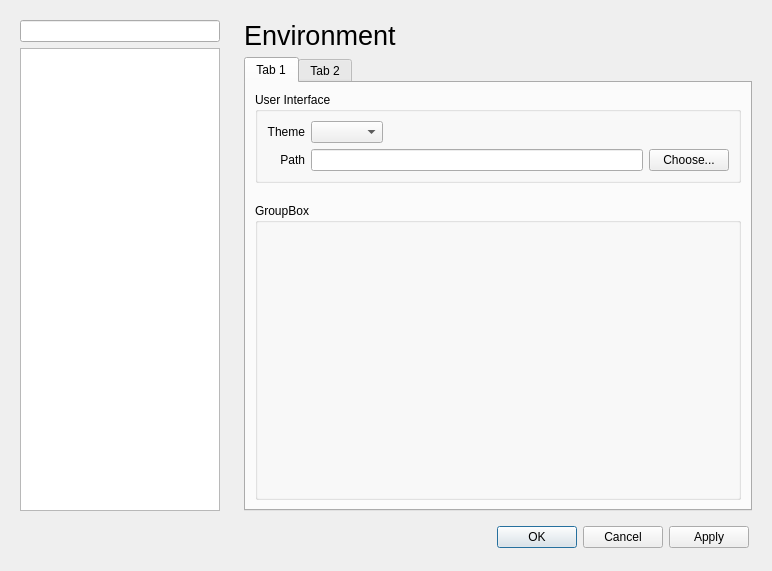
<?xml version="1.0" encoding="UTF-8"?>
<ui version="4.0">
 <class>PreferencesDialog</class>
 <widget class="QDialog" name="PreferencesDialog">
  <property name="geometry">
   <rect>
    <x>0</x>
    <y>0</y>
    <width>772</width>
    <height>571</height>
   </rect>
  </property>
  <property name="sizePolicy">
   <sizepolicy hsizetype="Preferred" vsizetype="Preferred">
    <horstretch>0</horstretch>
    <verstretch>0</verstretch>
   </sizepolicy>
  </property>
  <property name="windowTitle">
   <string>Preferences</string>
  </property>
  <layout class="QVBoxLayout" name="verticalLayout_9">
   <item>
    <layout class="QHBoxLayout" name="horizontalLayout">
     <item>
      <widget class="QWidget" name="widget" native="true">
       <property name="sizePolicy">
        <sizepolicy hsizetype="Fixed" vsizetype="Preferred">
         <horstretch>0</horstretch>
         <verstretch>0</verstretch>
        </sizepolicy>
       </property>
       <layout class="QVBoxLayout" name="verticalLayout">
        <item>
         <widget class="QLineEdit" name="filter"/>
        </item>
        <item>
         <widget class="QListView" name="settingList">
          <property name="sizePolicy">
           <sizepolicy hsizetype="Fixed" vsizetype="Expanding">
            <horstretch>0</horstretch>
            <verstretch>0</verstretch>
           </sizepolicy>
          </property>
          <property name="minimumSize">
           <size>
            <width>0</width>
            <height>0</height>
           </size>
          </property>
          <property name="maximumSize">
           <size>
            <width>200</width>
            <height>16777215</height>
           </size>
          </property>
          <property name="font">
           <font>
            <pointsize>15</pointsize>
           </font>
          </property>
          <property name="viewMode">
           <enum>QListView::ListMode</enum>
          </property>
         </widget>
        </item>
       </layout>
      </widget>
     </item>
     <item>
      <widget class="QStackedWidget" name="stackedWidget">
       <property name="currentIndex">
        <number>0</number>
       </property>
       <widget class="QWidget" name="Environment">
        <layout class="QVBoxLayout" name="verticalLayout_2">
         <item>
          <widget class="QLabel" name="title">
           <property name="font">
            <font>
             <pointsize>20</pointsize>
            </font>
           </property>
           <property name="text">
            <string>Environment</string>
           </property>
          </widget>
         </item>
         <item>
          <widget class="QTabWidget" name="tabWidget">
           <property name="currentIndex">
            <number>0</number>
           </property>
           <widget class="QWidget" name="tab">
            <attribute name="title">
             <string>Tab 1</string>
            </attribute>
            <layout class="QVBoxLayout" name="verticalLayout_4">
             <property name="spacing">
              <number>20</number>
             </property>
             <item>
              <widget class="QGroupBox" name="userInterface">
               <property name="sizePolicy">
                <sizepolicy hsizetype="Preferred" vsizetype="Fixed">
                 <horstretch>0</horstretch>
                 <verstretch>0</verstretch>
                </sizepolicy>
               </property>
               <property name="title">
                <string>User Interface</string>
               </property>
               <property name="flat">
                <bool>false</bool>
               </property>
               <property name="checkable">
                <bool>false</bool>
               </property>
               <layout class="QGridLayout" name="gridLayout">
                <item row="0" column="0">
                 <widget class="QLabel" name="Theme">
                  <property name="text">
                   <string>Theme</string>
                  </property>
                  <property name="alignment">
                   <set>Qt::AlignRight|Qt::AlignTrailing|Qt::AlignVCenter</set>
                  </property>
                 </widget>
                </item>
                <item row="0" column="1">
                 <widget class="QComboBox" name="themeComboBox">
                  <property name="sizePolicy">
                   <sizepolicy hsizetype="Fixed" vsizetype="Fixed">
                    <horstretch>0</horstretch>
                    <verstretch>0</verstretch>
                   </sizepolicy>
                  </property>
                 </widget>
                </item>
                <item row="1" column="0">
                 <widget class="QLabel" name="label_3">
                  <property name="text">
                   <string>Path</string>
                  </property>
                  <property name="alignment">
                   <set>Qt::AlignRight|Qt::AlignTrailing|Qt::AlignVCenter</set>
                  </property>
                 </widget>
                </item>
                <item row="1" column="2">
                 <widget class="QPushButton" name="pushButton">
                  <property name="text">
                   <string>Choose...</string>
                  </property>
                 </widget>
                </item>
                <item row="1" column="1">
                 <widget class="QLineEdit" name="lineEdit"/>
                </item>
               </layout>
              </widget>
             </item>
             <item>
              <widget class="QGroupBox" name="groupBox_2">
               <property name="sizePolicy">
                <sizepolicy hsizetype="Preferred" vsizetype="Preferred">
                 <horstretch>0</horstretch>
                 <verstretch>0</verstretch>
                </sizepolicy>
               </property>
               <property name="title">
                <string>GroupBox</string>
               </property>
               <layout class="QGridLayout" name="gridLayout_2"/>
              </widget>
             </item>
            </layout>
           </widget>
           <widget class="QWidget" name="tab_2">
            <attribute name="title">
             <string>Tab 2</string>
            </attribute>
            <layout class="QVBoxLayout" name="verticalLayout_5">
             <item>
              <widget class="QGroupBox" name="groupBox_3">
               <property name="title">
                <string>GroupBox</string>
               </property>
              </widget>
             </item>
             <item>
              <widget class="QGroupBox" name="groupBox_4">
               <property name="title">
                <string>GroupBox</string>
               </property>
              </widget>
             </item>
            </layout>
           </widget>
          </widget>
         </item>
        </layout>
       </widget>
       <widget class="QWidget" name="page_2">
        <layout class="QVBoxLayout" name="verticalLayout_8">
         <item>
          <widget class="QLabel" name="label_2">
           <property name="text">
            <string>TextLabel</string>
           </property>
          </widget>
         </item>
         <item>
          <widget class="QTabWidget" name="tabWidget_2">
           <property name="currentIndex">
            <number>0</number>
           </property>
           <widget class="QWidget" name="tab_3">
            <attribute name="title">
             <string>Tab 1</string>
            </attribute>
            <layout class="QVBoxLayout" name="verticalLayout_6">
             <item>
              <widget class="QGroupBox" name="groupBox_5">
               <property name="title">
                <string>GroupBox</string>
               </property>
              </widget>
             </item>
             <item>
              <widget class="QGroupBox" name="groupBox_6">
               <property name="title">
                <string>GroupBox</string>
               </property>
              </widget>
             </item>
            </layout>
           </widget>
           <widget class="QWidget" name="tab_4">
            <attribute name="title">
             <string>Tab 2</string>
            </attribute>
            <layout class="QVBoxLayout" name="verticalLayout_7">
             <item>
              <widget class="QGroupBox" name="groupBox_7">
               <property name="title">
                <string>GroupBox</string>
               </property>
              </widget>
             </item>
             <item>
              <widget class="QGroupBox" name="groupBox_8">
               <property name="title">
                <string>GroupBox</string>
               </property>
              </widget>
             </item>
            </layout>
           </widget>
          </widget>
         </item>
        </layout>
       </widget>
      </widget>
     </item>
    </layout>
   </item>
   <item>
    <layout class="QVBoxLayout" name="verticalLayout_3">
     <property name="leftMargin">
      <number>12</number>
     </property>
     <property name="rightMargin">
      <number>12</number>
     </property>
     <property name="bottomMargin">
      <number>12</number>
     </property>
     <item>
      <widget class="QDialogButtonBox" name="buttonBox">
       <property name="orientation">
        <enum>Qt::Horizontal</enum>
       </property>
       <property name="standardButtons">
        <set>QDialogButtonBox::Apply|QDialogButtonBox::Cancel|QDialogButtonBox::Ok</set>
       </property>
       <property name="centerButtons">
        <bool>false</bool>
       </property>
      </widget>
     </item>
    </layout>
   </item>
  </layout>
 </widget>
 <resources/>
 <connections>
  <connection>
   <sender>buttonBox</sender>
   <signal>accepted()</signal>
   <receiver>PreferencesDialog</receiver>
   <slot>accept()</slot>
   <hints>
    <hint type="sourcelabel">
     <x>248</x>
     <y>254</y>
    </hint>
    <hint type="destinationlabel">
     <x>157</x>
     <y>274</y>
    </hint>
   </hints>
  </connection>
  <connection>
   <sender>buttonBox</sender>
   <signal>rejected()</signal>
   <receiver>PreferencesDialog</receiver>
   <slot>reject()</slot>
   <hints>
    <hint type="sourcelabel">
     <x>316</x>
     <y>260</y>
    </hint>
    <hint type="destinationlabel">
     <x>286</x>
     <y>274</y>
    </hint>
   </hints>
  </connection>
 </connections>
</ui>
